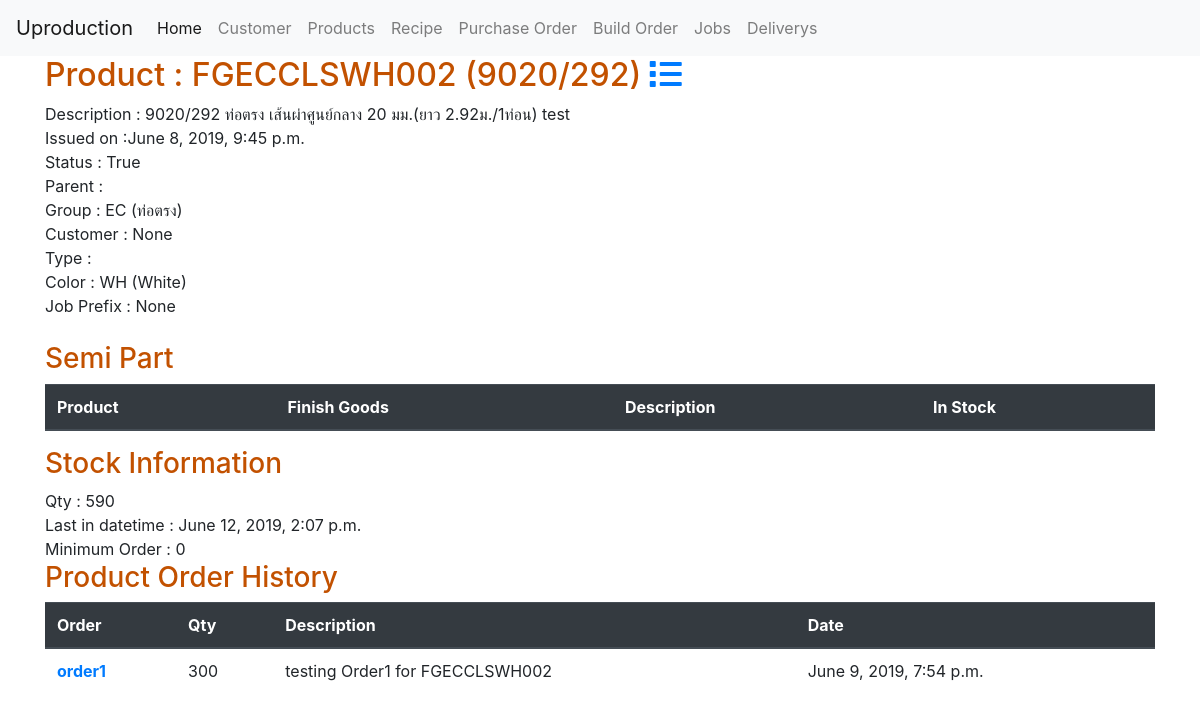
Page /product/fgecclswh002 on the earlier database version.
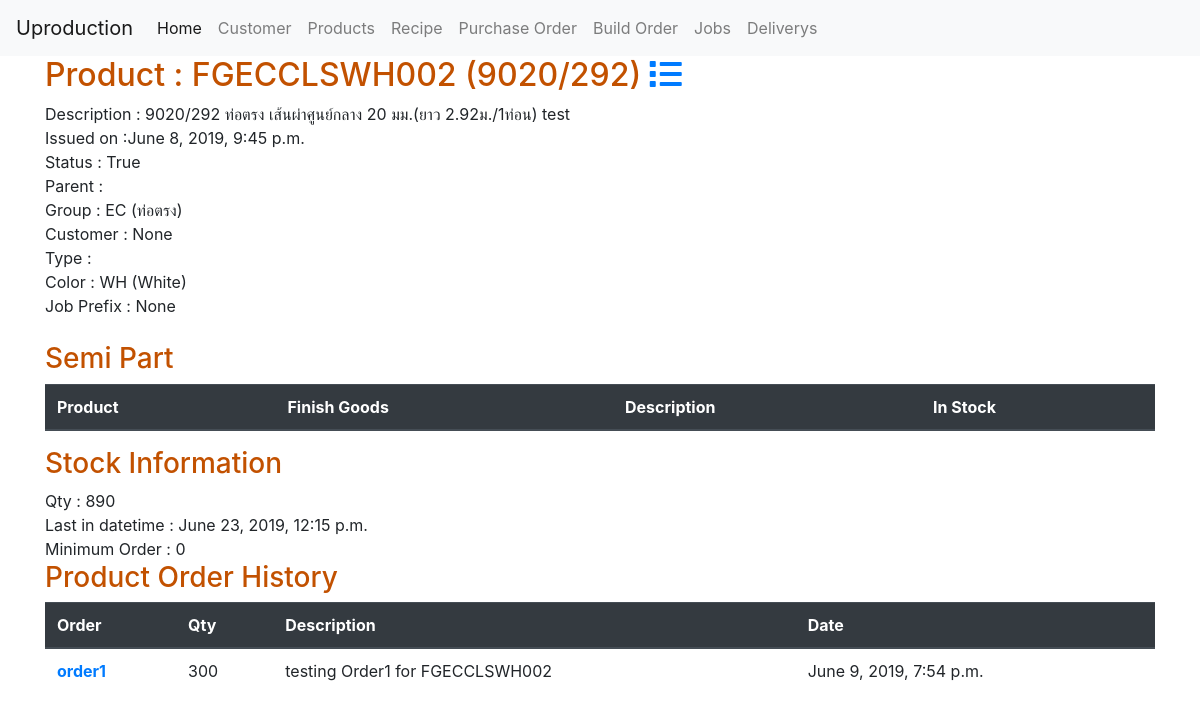
Same page on the later database version.
### product/models.py (models this page shows, shortened)
class Product(models.Model):
	name 				= models.CharField(primary_key=True,max_length=50,null = False)
	fg_name				= models.CharField(verbose_name='Finish Goods Name',max_length=50,blank=True, null=True)
	slug 				= models.SlugField(unique=True,blank=True, null=True)
	description 		= models.TextField(null = True,blank = True)
	parent 				= models.ForeignKey('self', null=True,blank = True,
							on_delete=models.SET_NULL,
							related_name='products')
	group				= models.ForeignKey(ProductGroup,
							blank=True,null=True,
							on_delete = models.SET_NULL,
							related_name = 'products')
	customer			= models.ForeignKey(Customer,
							blank=True,null=True,
							on_delete = models.SET_NULL,
							related_name = 'products')
	brand				= models.ForeignKey(ProductBrand,
							blank=True,null=True,
							on_delete = models.SET_NULL,
							related_name = 'brands')
	prod_type			= models.CharField(max_length=5,choices=PRODUCT_TYPE_CHOICES,default=RAW_MATERIAL)
	prod_unit			= models.CharField(max_length=10,choices=PRODUCT_UNIT_CHOICES,default=PICE)
	color 				= models.ForeignKey(ProductColor,
							blank=True,null=True,
							on_delete=models.SET_NULL,
							related_name = 'products')
	job_prefix 			= models.CharField(verbose_name='Job Prefix',max_length=10,blank=True,null=True)
	min_order			= models.IntegerField(verbose_name='Minimum Order',default=0)
	max_pack			= models.IntegerField(verbose_name='Pack per box',default=1)
	unit_per_pack		= models.DecimalField(verbose_name='Unit per pack',default=1,max_digits=7, decimal_places=2)
	weight				= models.DecimalField(verbose_name='Unit weight',default=0,max_digits=7, decimal_places=2)#Only Finish good weight
	weight_runner		= models.DecimalField(verbose_name='Runner weight',default=0,max_digits=7, decimal_places=2)#Only Runner weight
	weight_unit 		= models.CharField(verbose_name='Weight unit',max_length=10,choices=PRODUCT_WEIGHT_UNIT,default=GRAM)
	created_date		= models.DateTimeField(auto_now_add=True)
	modified_date		= models.DateTimeField(blank=True, null=True,auto_now=True)
	active				= models.BooleanField(default=True)
	qty					= models.IntegerField(verbose_name='On Warehouse',default=0)
	last_warehouse_date	= models.DateTimeField(blank=True, null=True)
	def __str__(self):
		return '%s (%s)' % (self.name,self.fg_name) if self.fg_name else '%s' % self.name

class ProductGroup(models.Model):
	name 			= models.CharField(primary_key=True,max_length=50,null = False)
	slug 			= models.SlugField(unique=True,blank=True, null=True)
	description 	= models.TextField(null = True,blank = True)
	created_date	= models.DateTimeField(auto_now_add=True)
	modified_date	= models.DateTimeField(blank=True, null=True,auto_now=True)
	active			= models.BooleanField(default=True)
	def __str__(self):
		return ('%s (%s)' % (self.name,self.description))

class ProductColor(models.Model):
	name 			= models.CharField(primary_key=True,max_length=50,null = False)
	description 	= models.TextField(null = True,blank = True)
	code			= models.CharField(max_length=20,null = False,default='#FFFFFF')
	created_date	= models.DateTimeField(auto_now_add=True)
	modified_date	= models.DateTimeField(blank=True, null=True,auto_now=True)
	active			= models.BooleanField(default=True)
	def __str__(self):
		return ('%s (%s)' % (self.name,self.description))

### product/views.py (the view)
# urls.py: path('<slug:slug>', ProductDetailView.as_view(), name='detail'),
class ProductDetailView(DetailView):
	model = Product

### order/models.py (called while the page is built)
	def __str__(self):
		return ('%s' % self.name)

	def qty(self):
		if self.orderitems.count()>0 :
			return self.orderitems.aggregate(Sum('po__qty'))['po__qty__sum']
		return 0

	def get_absolute_url(self):
		return reverse('order:detail', kwargs={'slug': self.slug})

### templates/product/product_detail.html (shortened to what this page needs)
{% extends '../base.html' %}
{% block content %}
    <div class="wrapper">
    	<h2>Product : {{ object}} <a href="{% url 'product:list' %}"><i class="fa fa-list" aria-hidden="true"></i></a></h2>
	    <section class="product">
	    	<div class="general_info">
		    	Description : {{object.description}}<br>
	    		Issued on :{{object.created_date}}<br>
	    		Status : {{object.active}}<br>
	    		Parent :
	    			<br>
	    		Group : {{object.group}}<br>
	    		Customer : {{object.customer}}<br>
	    		Type : {{object.crod_type}}<br>
	    		Color : {{object.color}}<br>
	    		Job Prefix : {{object.job_prefix}}<br><br>
	    		<h3>Semi Part </h3>
	    		 <table class="table">
			      <thead class="thead-dark">
			        <tr>
			          <th scope="col">Product</th>
			          <th scope="col">Finish Goods</th>
			          <th scope="col">Description</th>
			          <th scope="col">In Stock</th>
			        </tr>
			      </thead>
				</table>
	    	</div>
	    </section>
	     <section class="warehouse">
	     	<h3>Stock Information</h3>
	     	Qty : {{object.qty}} <br>
	     	Last in datetime : {{object.last_warehouse_date}}<br>
	     	Minimum Order : {{object.min_order}}
	     </section>
	     <section class="order">
	     	<h3>Product Order History </h3>
	     	<table class="table">
			      <thead class="thead-dark">
			        <tr>
			          <th scope="col">Order</th>
			          <th scope="col">Qty</th>
			          <th scope="col">Description</th>
			          <th scope="col">Date</th>
			        </tr>
			      </thead>
			      <tbody>
	     	{% for order in object.orders.all %}
		         <tr>
			          <th scope="row"><a href="{{order.get_absolute_url}}">{{order}}</a></th>
			          <td>{{order.qty}}</td>
			          <td>{{order.description}}</td>
			          <td>{{order.created_date}}</td>
        		</tr>
		    {% endfor %}
	     </section>
	</div> <!-- End Wrapper
{% endblock %}

Differences in the rows shown:
changed Product "FGECCLSWH002 (9020/292)": qty "590" → "890"; last_warehouse_date "June 12, 2019, 2:07 p.m." → "June 23, 2019, 12:15 p.m."
